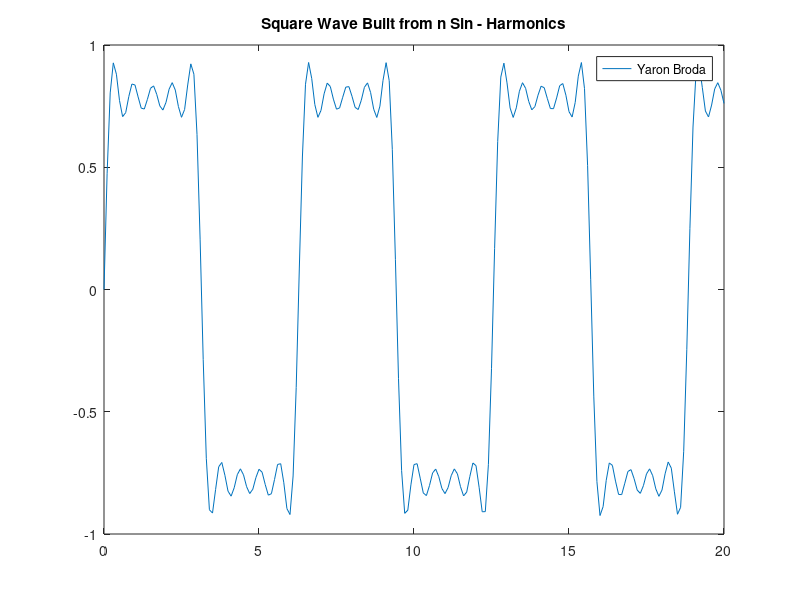

Reproduce this figure in MATLAB.
%---------Square Wave created by Harmonics of Sin ------
clc, clear all;
mekadem=1; % set the coefficient (mekadem)
n=input('No. of Harmonics= ');
t=[0:0.1:20]; % t is the time
wave=0; % wave is the vector of the  Square wave we want to plot
for i=1:n % Loop to sum  n harmonics
     v=(1/mekadem)*sin(mekadem*t); % v  is a vector of the added harmonics
     mekadem=mekadem+2; % odd (e-Zoogi) coefficient
     wave=wave+v; % wave contains  now the accomulated result
end
plot(t,wave)
title('Square Wave Built from n Sin - Harmonics')
legend('Yaron Broda')
%-------Yaron Broda---------